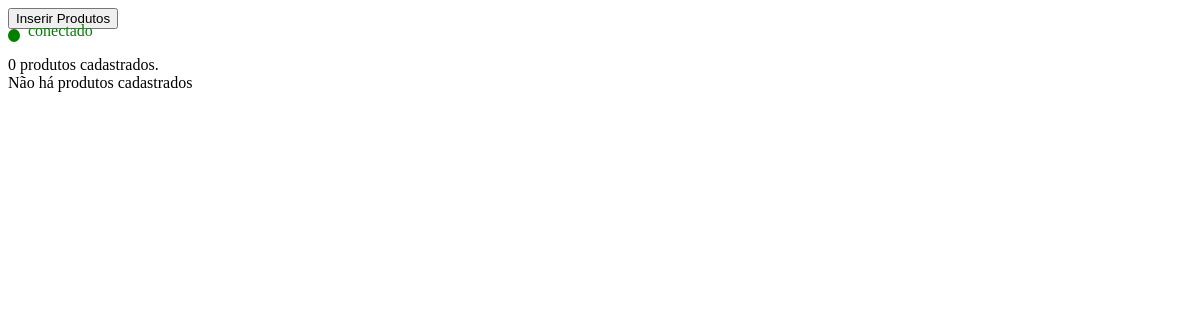
/Modulo_Fluxo_de_Caixa/fluxo_caixa_sap.php, run on an earlier commit of the app's database.
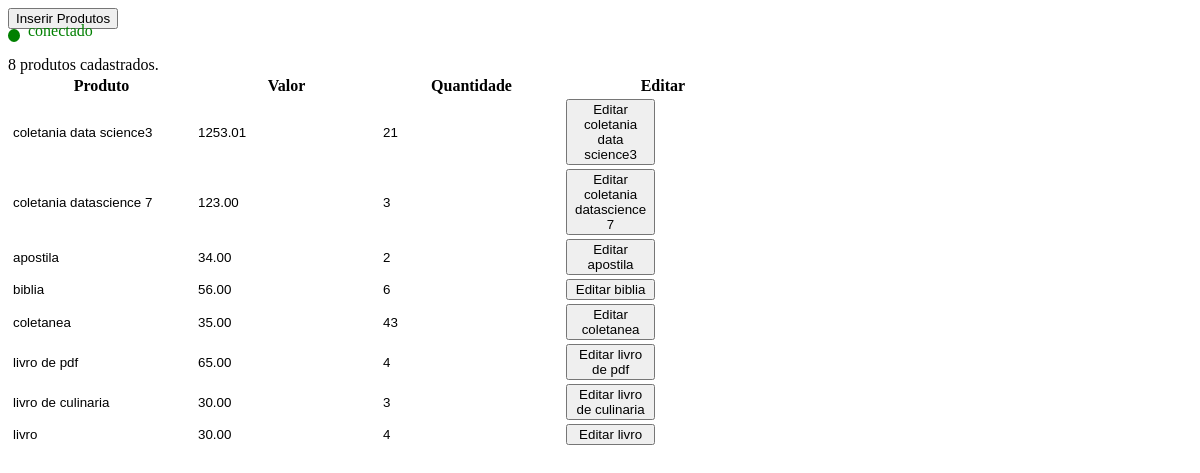
And on a later commit of the database.
### tables this page shows
CREATE TABLE IF NOT EXISTS `produtos` (
  `prod_id` int(11) NOT NULL AUTO_INCREMENT,
  `prod_nome` varchar(60) NOT NULL,
  `prod_valor` float(6,2) NOT NULL,
  `prod_qtde` int(6) NOT NULL,
  PRIMARY KEY (`prod_id`)
);

### Modulo_Fluxo_de_Caixa/fluxo_caixa_sap.php (the view, shortened to what this page needs)
        <button class="form-control" onclick="exibeInsercao()" name="inserir" value="Inserir Produtos">Inserir Produtos</button>
<?php
include("../conexao.php");
$queryProdutos=mysqli_query($conexao,"SELECT * FROM produtos ORDER BY prod_id DESC");
$linhaProdutos=mysqli_num_rows($queryProdutos);
echo '<label class="form-control">'.$linhaProdutos.' produtos cadastrados.</label>';
if($linhaProdutos > 0){
?>
<table class="table table-striped">
<thead>
    <tr>
        <th>Produto</th>
        <th>Valor</th>
        <th>Quantidade</th>
        <th>Editar</th>
    </tr>
</thead>
<tbody>
    <tr>
<?php
 $i=0;
    while($row=mysqli_fetch_assoc($queryProdutos)){
        echo'<form method="post" action="">';
        echo'<td><input type="text" style="border:none; background:transparent;" id="prod_nome" name="prod_nome_table"  contenteditable="false" onclick="salvar('.$i.')" value="'.$row["prod_nome"].'"/></td>';
        echo'<td><input type="text" style="border:none; background:transparent;"  id="prod_valor" name="prod_valor_table"  contenteditable="false" onclick="salvar('.$i.')" value="'.$row["prod_valor"].'"/></td>';
        echo'<td><input type="text" style="border:none; background:transparent;"  id="prod_qtde" name="prod_qtde_table"   contenteditable="false" onclick="salvar('.$i.')" value="'.$row["prod_qtde"].'"/></td>';
        echo'<td ><button name="gravar" class="btn btn-primary" id="gravar" value="Gravar"  style="width:46%; display:none;">Gravar</button>';
        echo'</form>';
        echo'<button name="editar" class="btn btn-primary" id="editar" value="Editar" onclick="editar('.$i.')" style="width:46%;">Editar '.$row["prod_nome"].'</button></td>';
        $i++;
        echo'</tr><tr>';
    }
}
else{
    echo "<div class='alert alert-warning'>Não há produtos cadastrados</div>";
}
?>
    </tr>
</tbody>
</table>

### conexao.php (shortened to what this page needs)
<?php
    $conexao=mysqli_connect("localhost","root","9877xc","SAP");
    if($conexao){
        echo "<div id='sucesso'></div><div id='conectado'>conectado</div>";
    }
    else{
        echo "<div id='fracasso'></div><div id='desconectado'>desconectado</div>";
    };
?>

### conexao.php (style rules this page uses)
#sucesso { border-radius:100%; background-color:green; width:12px; height:13px; }
#conectado { color:green; margin-top:-20px; margin-left:20px; }

What changed in the data, as far as the page shows it:
added produtos: prod_nome_table "coletania data science3", prod_valor_table "1253.01", prod_qtde_table "21", prod_nome "coletania data science3"
added produtos: prod_nome_table "coletania datascience 7", prod_valor_table "123.00", prod_qtde_table "3", prod_nome "coletania datascience 7"
added produtos: prod_nome_table "apostila", prod_valor_table "34.00", prod_qtde_table "2", prod_nome "apostila"
added produtos: prod_nome_table "biblia", prod_valor_table "56.00", prod_qtde_table "6", prod_nome "biblia"
added produtos: prod_nome_table "coletanea", prod_valor_table "35.00", prod_qtde_table "43", prod_nome "coletanea"
added produtos: prod_nome_table "livro de pdf", prod_valor_table "65.00", prod_qtde_table "4", prod_nome "livro de pdf"
added produtos: prod_nome_table "livro de culinaria", prod_valor_table "30.00", prod_qtde_table "3", prod_nome "livro de culinaria"
added produtos: prod_nome_table "livro", prod_valor_table "30.00", prod_qtde_table "4", prod_nome "livro"
Also different on the page:
$linhaProdutos: "0" → "8"
text no longer shown: "Não há produtos cadastrados"
text now shown: "Produto Valor Quantidade Editar"
